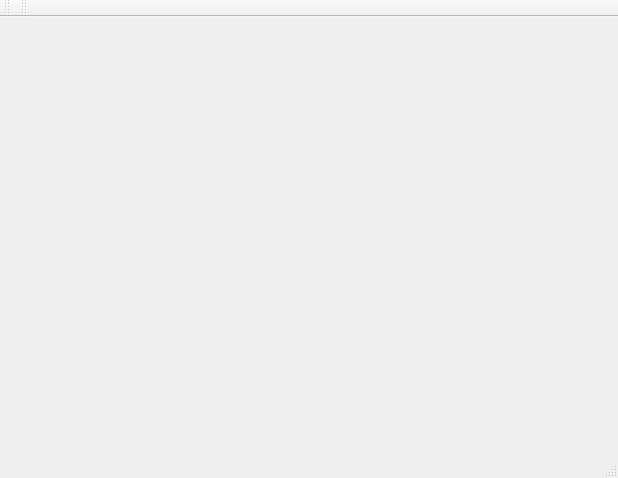
<?xml version="1.0" encoding="UTF-8"?>
<ui version="4.0">
 <class>MainWindow</class>
 <widget class="QMainWindow" name="MainWindow">
  <property name="geometry">
   <rect>
    <x>0</x>
    <y>0</y>
    <width>618</width>
    <height>478</height>
   </rect>
  </property>
  <property name="sizePolicy">
   <sizepolicy hsizetype="Preferred" vsizetype="Preferred">
    <horstretch>0</horstretch>
    <verstretch>0</verstretch>
   </sizepolicy>
  </property>
  <property name="windowTitle">
   <string>MainWindow</string>
  </property>
  <widget class="QWidget" name="centralWidget">
   <layout class="QHBoxLayout" name="horizontalLayout">
    <item>
     <widget class="GLWidget" name="glwidget" native="true">
      <property name="sizePolicy">
       <sizepolicy hsizetype="Preferred" vsizetype="Preferred">
        <horstretch>0</horstretch>
        <verstretch>0</verstretch>
       </sizepolicy>
      </property>
      <property name="minimumSize">
       <size>
        <width>300</width>
        <height>200</height>
       </size>
      </property>
     </widget>
    </item>
   </layout>
  </widget>
  <widget class="QMenuBar" name="menuBar">
   <property name="geometry">
    <rect>
     <x>0</x>
     <y>0</y>
     <width>618</width>
     <height>25</height>
    </rect>
   </property>
  </widget>
  <widget class="QToolBar" name="mainToolBar">
   <attribute name="toolBarArea">
    <enum>TopToolBarArea</enum>
   </attribute>
   <attribute name="toolBarBreak">
    <bool>false</bool>
   </attribute>
  </widget>
  <widget class="QStatusBar" name="statusBar"/>
  <widget class="QToolBar" name="toolBar">
   <property name="windowTitle">
    <string>toolBar</string>
   </property>
   <attribute name="toolBarArea">
    <enum>TopToolBarArea</enum>
   </attribute>
   <attribute name="toolBarBreak">
    <bool>false</bool>
   </attribute>
  </widget>
 </widget>
 <layoutdefault spacing="6" margin="11"/>
 <customwidgets>
  <customwidget>
   <class>GLWidget</class>
   <extends>QWidget</extends>
   <header>glwidget.hpp</header>
   <container>1</container>
  </customwidget>
 </customwidgets>
 <resources/>
 <connections/>
</ui>
